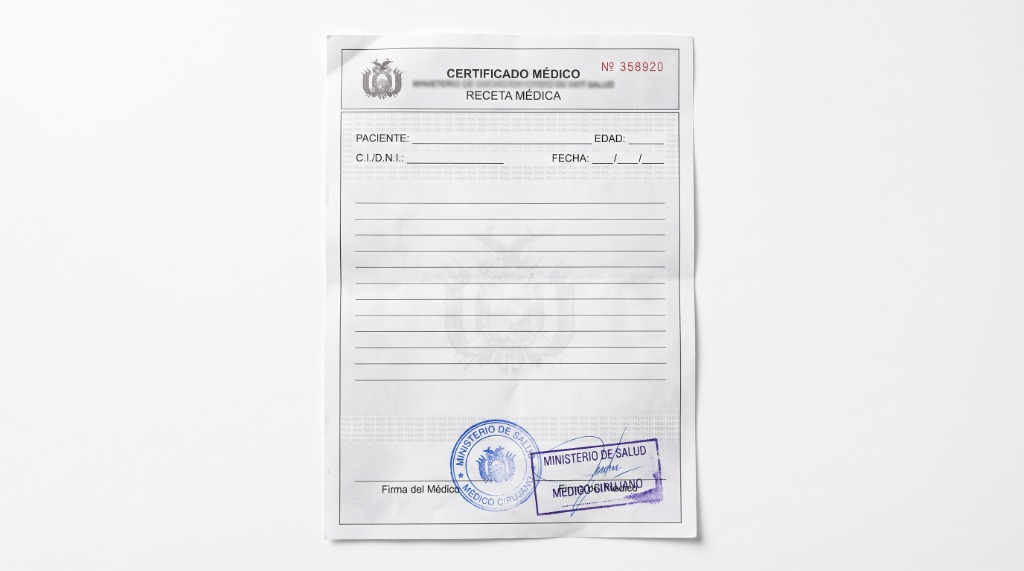
#> input picture ai-models/data/real_raw_docs/user_bolivia_receta.jpg, 1024 x 571 px
$ python 07_entrenar_con_fotos_reales.py
#> lines starting #> are read from the running program, lines starting #| are printed output that depends on the picture
import os
import json
import random
import shutil
import numpy as np
from PIL import Image, ImageFilter, ImageEnhance, ImageOps
import tensorflow as tf
from tensorflow import keras
from tensorflow.keras import layers
from sklearn.metrics import classification_report, confusion_matrix, accuracy_score

# Fijar semillas
random.seed(42)
np.random.seed(42)
tf.random.set_seed(42)
#> (this line was passed over: tensorflow is not available in this run)
os.environ["TF_CPP_MIN_LOG_LEVEL"] = "2"

BASE_DIR = os.path.dirname(os.path.dirname(os.path.abspath(__file__)))
DATA_DIR = os.path.join(BASE_DIR, "data")
RAW_DOCS = os.path.join(DATA_DIR, "real_raw_docs")
RAW_NON_DOCS = os.path.join(DATA_DIR, "real_raw_non_docs")
EXPORT_DIR = os.path.join(BASE_DIR, "exported")
TFJS_DIR = os.path.join(EXPORT_DIR, "cnn_tfjs")
os.makedirs(TFJS_DIR, exist_ok=True)

IMG_SIZE = (64, 64)

def to_gray_tensor(pil_img):
    """Convierte PIL Image a array (64, 64, 1) normalizado [0, 1] idéntico a tfjs canvas."""
    gray = pil_img.convert("L").resize(IMG_SIZE, Image.Resampling.LANCZOS)
    arr = np.array(gray, dtype=np.float32) / 255.0
    return np.expand_dims(arr, -1)

def generar_dataset_real():
    X, y = [], []

    # 1. DOCUMENTOS REALES -> LEGIBLES (Clase 1)
    doc_files = [os.path.join(RAW_DOCS, f) for f in os.listdir(RAW_DOCS) if f.lower().endswith(('.jpg', '.jpeg', '.png'))]
    print(f"Cargando {len(doc_files)} documentos reales base...")

    for fpath in doc_files:
        try:
            with Image.open(fpath) as img:
#> img is the input picture: PIL image 1024x571 RGB; mean R, G, B 235.9, 235.9, 236.9
                img = img.convert("RGB")
                w, h = img.size
#> w = 1024; h = 571

                # a) Imagen completa estándar
                X.append(to_gray_tensor(img))
                y.append(1)

                # b) Recorte central 85% (zoom típico al escanear con móvil)
                c_w, c_h = int(w * 0.85), int(h * 0.85)
#> c_w = 870; c_h = 485
                x0, y0 = (w - c_w) // 2, (h - c_h) // 2
#> x0 = 77; y0 = 43
                crop_center = img.crop((x0, y0, x0 + c_w, y0 + c_h))
                X.append(to_gray_tensor(crop_center))
                y.append(1)

                # c) Recorte superior (encabezado médico / sellos)
                crop_top = img.crop((0, 0, w, int(h * 0.75)))
                X.append(to_gray_tensor(crop_top))
                y.append(1)

                # d) Recorte inferior (diagnóstico y sellos)
                crop_bot = img.crop((0, int(h * 0.25), w, h))
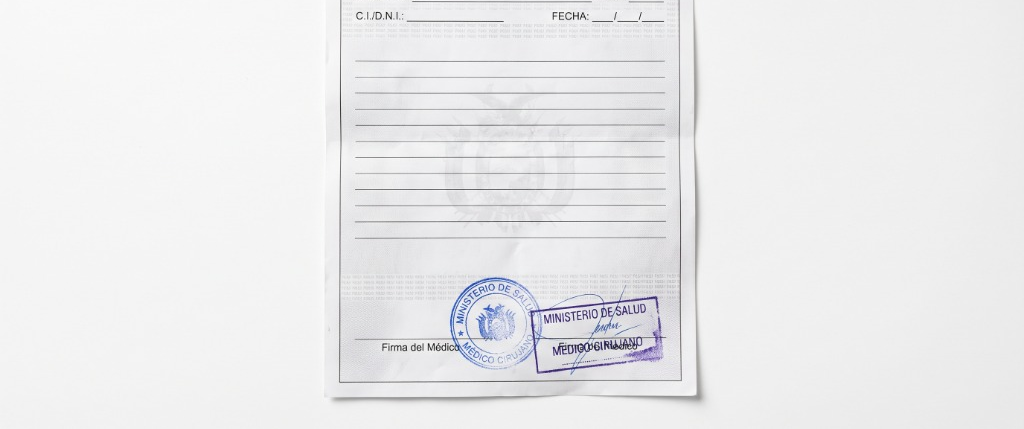
#> crop_bot: PIL image 1024x429 RGB; mean R, G, B 235.2, 235.2, 236.4
                X.append(to_gray_tensor(crop_bot))
                y.append(1)

                # e) Variación de brillo +15%
                bright = ImageEnhance.Brightness(img).enhance(1.15)
                X.append(to_gray_tensor(bright))
                y.append(1)

                # f) Variación de brillo -15%
                dark = ImageEnhance.Brightness(img).enhance(0.85)
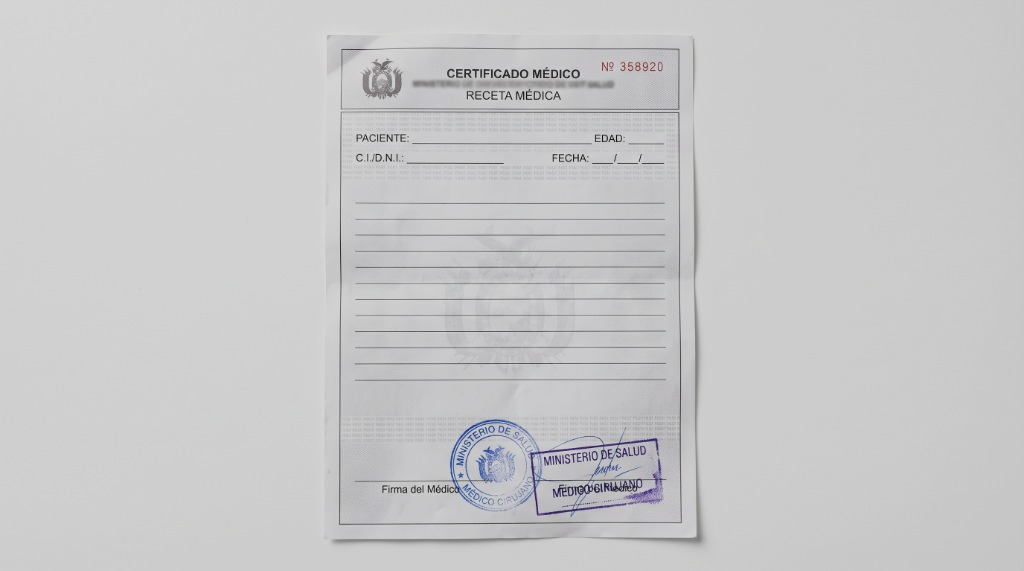
#> dark: PIL image 1024x571 RGB; mean R, G, B 200.1, 200.1, 200.9
                X.append(to_gray_tensor(dark))
                y.append(1)

                # g) Rotación leve +3 grados
                rot_pos = img.rotate(3, expand=False, fillcolor=(250, 250, 250))
                X.append(to_gray_tensor(rot_pos))
                y.append(1)

                # h) Rotación leve -3 grados
                rot_neg = img.rotate(-3, expand=False, fillcolor=(250, 250, 250))
                X.append(to_gray_tensor(rot_neg))
                y.append(1)

                # i) Autocontraste
                eq = ImageOps.autocontrast(img, cutoff=1)
                X.append(to_gray_tensor(eq))
                y.append(1)

                # -------------------------------------------------------------
                # 2. VERSIONES DESENFOCADAS DEL MISMO DOCUMENTO -> ILEGIBLE (Clase 0)
                # -------------------------------------------------------------
                # Desenfoque gaussiano suave (fuera de foco típico de cámara)
                blur_soft = img.filter(ImageFilter.GaussianBlur(radius=random.uniform(3.5, 5.0)))
                X.append(to_gray_tensor(blur_soft))
                y.append(0)

                # Desenfoque gaussiano fuerte (foto muy borrosa)
                blur_hard = img.filter(ImageFilter.GaussianBlur(radius=random.uniform(6.0, 9.5)))
                X.append(to_gray_tensor(blur_hard))
                y.append(0)

                # Desenfoque de movimiento + ruido (cámara temblorosa en aula)
                arr_b = np.array(blur_soft, dtype=np.float32)
                noise = np.random.normal(0, 20, arr_b.shape)
                noisy = Image.fromarray(np.clip(arr_b + noise, 0, 255).astype(np.uint8))
                X.append(to_gray_tensor(noisy))
                y.append(0)

        except Exception as e:
            print(f"Error procesando {fpath}: {e}")

    # 3. IMÁGENES REALES QUE NO SON DOCUMENTOS -> ILEGIBLE (Clase 0)
    non_doc_files = [os.path.join(RAW_NON_DOCS, f) for f in os.listdir(RAW_NON_DOCS) if f.lower().endswith(('.jpg', '.jpeg', '.png'))]
    print(f"Cargando {len(non_doc_files)} imágenes reales NO documentales...")

    for fpath in non_doc_files:
        try:
            with Image.open(fpath) as img:
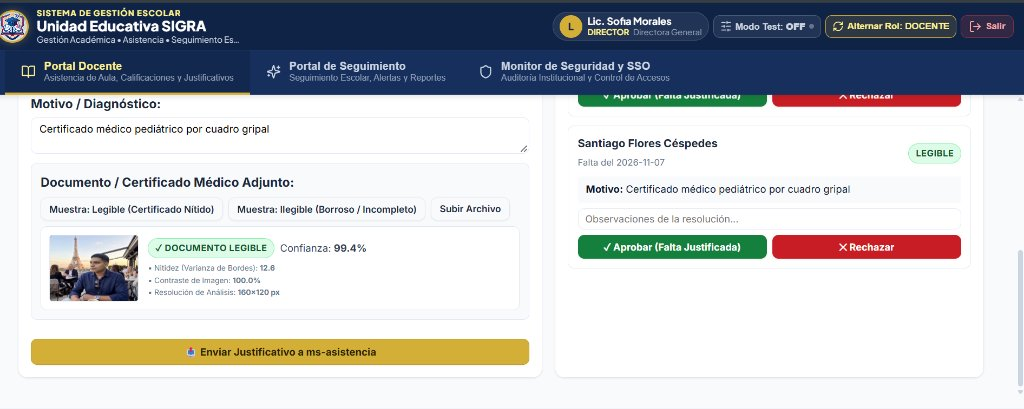
#> input picture ai-models/data/real_raw_non_docs/user_paris_cafe.jpg, 1024 x 409 px
#> img is the input picture: PIL image 1024x409 RGB; mean R, G, B 191.3, 194.3, 198
                img = img.convert("RGB")
                w, h = img.size
#> h = 409

                # Imagen completa
                X.append(to_gray_tensor(img))
                y.append(0)

                # Recorte cuadrático 1
                c1 = img.crop((0, 0, min(w, h), min(w, h)))
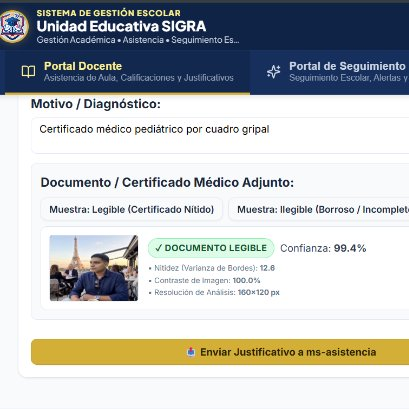
#> c1: PIL image 409x409 RGB; mean R, G, B 189.9, 193.1, 194
                X.append(to_gray_tensor(c1))
                y.append(0)

                # Recorte cuadrático 2
                c2 = img.crop((max(0, w - min(w, h)), max(0, h - min(w, h)), w, h))
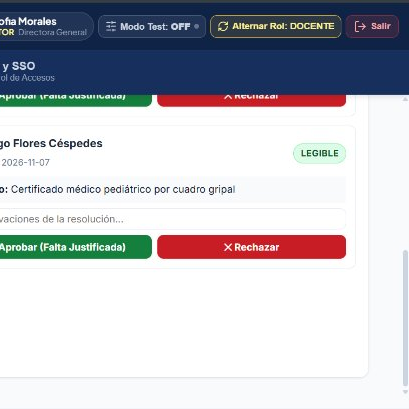
#> c2: PIL image 409x409 RGB; mean R, G, B 191, 192.5, 199.4
                X.append(to_gray_tensor(c2))
                y.append(0)

                # Rotación
                r = img.rotate(random.choice([-15, 15, 90]))
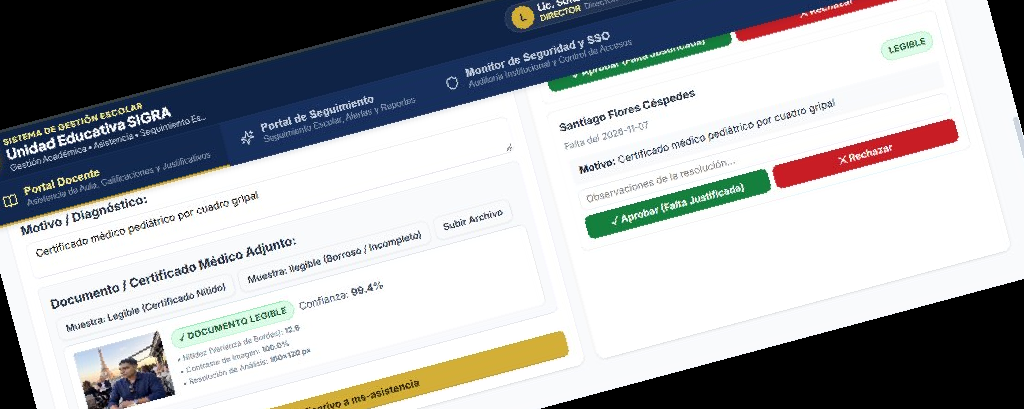
#> r: PIL image 1024x409 RGB; mean R, G, B 167.6, 169.9, 172.9
                X.append(to_gray_tensor(r))
#> in to_gray_tensor (call 16), `gray = pil_img.convert("L").resize(IMG_SIZE, Image.Resampling.LANCZOS)`:
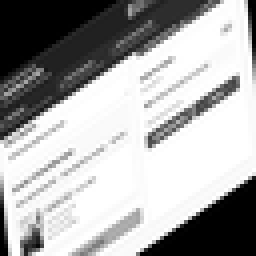
#> gray: PIL image 64x64 L (shown 4 times larger); min 0, max 255, mean 169.3
                y.append(0)

                # Variación de iluminación
                dark_nd = ImageEnhance.Brightness(img).enhance(0.7)
                X.append(to_gray_tensor(dark_nd))
                y.append(0)

        except Exception as e:
            print(f"Error procesando {fpath}: {e}")

    X = np.array(X, dtype=np.float32)
    y = np.array(y, dtype=np.int32)
    return X, y

print("===================================================================")
print("SIGRA AI - ENTRENAMIENTO DE CNN CON FOTOS REALES DE CERTIFICADOS")
print("===================================================================")

X, y = generar_dataset_real()
#> y = 17 values, max 1 at index 0, min 0 at index 9, mean 0.529
indices = np.arange(len(X))
#> indices = 17 values from 0 to 16
np.random.shuffle(indices)
X = X[indices]
y = y[indices]
#> y = 17 values, max 1 at index 0, min 0 at index 1, mean 0.529

print(f"Total muestras generadas a partir de fotos reales: {len(X)}")
#| Total muestras generadas a partir de fotos reales: 17
n_legible = int(np.sum(y == 1))
#> n_legible = 9
n_ilegible = int(np.sum(y == 0))
#> n_ilegible = 8
print(f"   Clase 1 (LEGIBLE - Documentos nítidos reales): {n_legible}")
#|    Clase 1 (LEGIBLE - Documentos nítidos reales): 9
print(f"   Clase 0 (ILEGIBLE - Fotos borrosas o no documentos): {n_ilegible}")
#|    Clase 0 (ILEGIBLE - Fotos borrosas o no documentos): 8

# Split 80% Train, 20% Test
split_idx = int(len(X) * 0.8)
#> split_idx = 13
X_train, y_train = X[:split_idx], y[:split_idx]
#> y_train = [1, 0, 1, 0, 0, 1, 0, 0, 0, 1, 0, 1, 1]
X_test, y_test = X[split_idx:], y[split_idx:]
#> y_test = [1, 0, 1, 1]
print(f"Train set: {len(X_train)} | Test set: {len(X_test)}")
#| Train set: 13 | Test set: 4

# Topología idéntica para mantener compatibilidad binaria 100% con TensorFlow.js
model = keras.Sequential([
#> (the run stopped early here; a loop or call above may not have finished)
